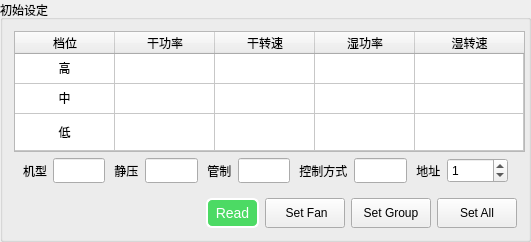
  <widget class="QGroupBox" name="groupBox_4">
   <property name="geometry">
    <rect>
     <x>110</x>
     <y>480</y>
     <width>531</width>
     <height>242</height>
    </rect>
   </property>
   <property name="minimumSize">
    <size>
     <width>531</width>
     <height>242</height>
    </size>
   </property>
   <property name="maximumSize">
    <size>
     <width>531</width>
     <height>242</height>
    </size>
   </property>
   <property name="title">
    <string>初始设定</string>
   </property>
   <layout class="QGridLayout" name="gridLayout_2">
    <item row="0" column="0">
     <widget class="QTableWidget" name="table_settings">
      <property name="sizePolicy">
       <sizepolicy hsizetype="Preferred" vsizetype="Preferred">
        <horstretch>0</horstretch>
        <verstretch>0</verstretch>
       </sizepolicy>
      </property>
      <property name="minimumSize">
       <size>
        <width>511</width>
        <height>121</height>
       </size>
      </property>
      <property name="maximumSize">
       <size>
        <width>511</width>
        <height>121</height>
       </size>
      </property>
      <property name="sizeAdjustPolicy">
       <enum>QAbstractScrollArea::AdjustToContents</enum>
      </property>
      <property name="gridStyle">
       <enum>Qt::SolidLine</enum>
      </property>
      <property name="rowCount">
       <number>3</number>
      </property>
      <property name="columnCount">
       <number>5</number>
      </property>
      <attribute name="horizontalHeaderVisible">
       <bool>true</bool>
      </attribute>
      <attribute name="horizontalHeaderCascadingSectionResizes">
       <bool>false</bool>
      </attribute>
      <attribute name="horizontalHeaderDefaultSectionSize">
       <number>100</number>
      </attribute>
      <attribute name="horizontalHeaderHighlightSections">
       <bool>true</bool>
      </attribute>
      <attribute name="horizontalHeaderMinimumSectionSize">
       <number>50</number>
      </attribute>
      <attribute name="horizontalHeaderShowSortIndicator" stdset="0">
       <bool>true</bool>
      </attribute>
      <attribute name="horizontalHeaderStretchLastSection">
       <bool>true</bool>
      </attribute>
      <attribute name="verticalHeaderVisible">
       <bool>false</bool>
      </attribute>
      <attribute name="verticalHeaderHighlightSections">
       <bool>false</bool>
      </attribute>
      <attribute name="verticalHeaderStretchLastSection">
       <bool>true</bool>
      </attribute>
      <row/>
      <row/>
      <row/>
      <column>
       <property name="text">
        <string>档位</string>
       </property>
      </column>
      <column>
       <property name="text">
        <string>干功率</string>
       </property>
      </column>
      <column>
       <property name="text">
        <string>干转速</string>
       </property>
      </column>
      <column>
       <property name="text">
        <string>湿功率</string>
       </property>
      </column>
      <column>
       <property name="text">
        <string>湿转速</string>
       </property>
      </column>
      <item row="0" column="0">
       <property name="text">
        <string>高</string>
       </property>
       <property name="textAlignment">
        <set>AlignCenter</set>
       </property>
       <property name="flags">
        <set>ItemIsEnabled</set>
       </property>
      </item>
      <item row="0" column="1">
       <property name="text">
        <string/>
       </property>
       <property name="textAlignment">
        <set>AlignCenter</set>
       </property>
       <property name="flags">
        <set>ItemIsSelectable|ItemIsEditable|ItemIsDragEnabled|ItemIsUserCheckable|ItemIsEnabled</set>
       </property>
      </item>
      <item row="0" column="2">
       <property name="text">
        <string/>
       </property>
       <property name="textAlignment">
        <set>AlignCenter</set>
       </property>
       <property name="flags">
        <set>ItemIsSelectable|ItemIsEditable|ItemIsDragEnabled|ItemIsUserCheckable|ItemIsEnabled</set>
       </property>
      </item>
      <item row="0" column="3">
       <property name="text">
        <string/>
       </property>
       <property name="textAlignment">
        <set>AlignCenter</set>
       </property>
       <property name="flags">
        <set>ItemIsSelectable|ItemIsEditable|ItemIsDragEnabled|ItemIsUserCheckable|ItemIsEnabled</set>
       </property>
      </item>
      <item row="0" column="4">
       <property name="text">
        <string/>
       </property>
       <property name="textAlignment">
        <set>AlignCenter</set>
       </property>
       <property name="flags">
        <set>ItemIsSelectable|ItemIsEditable|ItemIsDragEnabled|ItemIsUserCheckable|ItemIsEnabled</set>
       </property>
      </item>
      <item row="1" column="0">
       <property name="text">
        <string>中</string>
       </property>
       <property name="textAlignment">
        <set>AlignCenter</set>
       </property>
       <property name="flags">
        <set>ItemIsEnabled</set>
       </property>
      </item>
      <item row="1" column="1">
       <property name="text">
        <string/>
       </property>
       <property name="textAlignment">
        <set>AlignCenter</set>
       </property>
       <property name="flags">
        <set>ItemIsSelectable|ItemIsEditable|ItemIsDragEnabled|ItemIsUserCheckable|ItemIsEnabled</set>
       </property>
      </item>
      <item row="1" column="2">
       <property name="text">
        <string/>
       </property>
       <property name="textAlignment">
        <set>AlignCenter</set>
       </property>
       <property name="flags">
        <set>ItemIsSelectable|ItemIsEditable|ItemIsDragEnabled|ItemIsUserCheckable|ItemIsEnabled</set>
       </property>
      </item>
      <item row="1" column="3">
       <property name="text">
        <string/>
       </property>
       <property name="textAlignment">
        <set>AlignCenter</set>
       </property>
       <property name="flags">
        <set>ItemIsSelectable|ItemIsEditable|ItemIsDragEnabled|ItemIsUserCheckable|ItemIsEnabled</set>
       </property>
      </item>
      <item row="1" column="4">
       <property name="text">
        <string/>
       </property>
       <property name="textAlignment">
        <set>AlignCenter</set>
       </property>
       <property name="flags">
        <set>ItemIsSelectable|ItemIsEditable|ItemIsDragEnabled|ItemIsUserCheckable|ItemIsEnabled</set>
       </property>
      </item>
      <item row="2" column="0">
       <property name="text">
        <string>低</string>
       </property>
       <property name="textAlignment">
        <set>AlignCenter</set>
       </property>
       <property name="flags">
        <set>ItemIsEnabled</set>
       </property>
      </item>
      <item row="2" column="1">
       <property name="text">
        <string/>
       </property>
       <property name="textAlignment">
        <set>AlignCenter</set>
       </property>
       <property name="flags">
        <set>ItemIsSelectable|ItemIsEditable|ItemIsDragEnabled|ItemIsUserCheckable|ItemIsEnabled</set>
       </property>
      </item>
      <item row="2" column="2">
       <property name="text">
        <string/>
       </property>
       <property name="textAlignment">
        <set>AlignCenter</set>
       </property>
       <property name="flags">
        <set>ItemIsSelectable|ItemIsEditable|ItemIsDragEnabled|ItemIsUserCheckable|ItemIsEnabled</set>
       </property>
      </item>
      <item row="2" column="3">
       <property name="text">
        <string/>
       </property>
       <property name="textAlignment">
        <set>AlignCenter</set>
       </property>
       <property name="flags">
        <set>ItemIsSelectable|ItemIsEditable|ItemIsDragEnabled|ItemIsUserCheckable|ItemIsEnabled</set>
       </property>
      </item>
      <item row="2" column="4">
       <property name="text">
        <string/>
       </property>
       <property name="textAlignment">
        <set>AlignCenter</set>
       </property>
       <property name="flags">
        <set>ItemIsSelectable|ItemIsEditable|ItemIsDragEnabled|ItemIsUserCheckable|ItemIsEnabled</set>
       </property>
      </item>
     </widget>
    </item>
    <item row="1" column="0">
     <widget class="QWidget" name="widget" native="true">
      <layout class="QHBoxLayout" name="horizontalLayout">
       <item>
        <widget class="QLabel" name="label">
         <property name="text">
          <string>机型</string>
         </property>
        </widget>
       </item>
       <item>
        <widget class="QLineEdit" name="lineEdit_type">
         <property name="minimumSize">
          <size>
           <width>0</width>
           <height>25</height>
          </size>
         </property>
         <property name="maximumSize">
          <size>
           <width>16777215</width>
           <height>25</height>
          </size>
         </property>
        </widget>
       </item>
       <item>
        <widget class="QLabel" name="label_2">
         <property name="text">
          <string> 静压</string>
         </property>
        </widget>
       </item>
       <item>
        <widget class="QLineEdit" name="lineEdit_pressure">
         <property name="minimumSize">
          <size>
           <width>0</width>
           <height>25</height>
          </size>
         </property>
         <property name="maximumSize">
          <size>
           <width>16777215</width>
           <height>25</height>
          </size>
         </property>
        </widget>
       </item>
       <item>
        <widget class="QLabel" name="label_3">
         <property name="text">
          <string> 管制</string>
         </property>
        </widget>
       </item>
       <item>
        <widget class="QLineEdit" name="lineEdit_regulation">
         <property name="minimumSize">
          <size>
           <width>0</width>
           <height>25</height>
          </size>
         </property>
         <property name="maximumSize">
          <size>
           <width>16777215</width>
           <height>25</height>
          </size>
         </property>
        </widget>
       </item>
       <item>
        <widget class="QLabel" name="label_4">
         <property name="text">
          <string> 控制方式</string>
         </property>
        </widget>
       </item>
       <item>
        <widget class="QLineEdit" name="lineEdit_control">
         <property name="minimumSize">
          <size>
           <width>0</width>
           <height>25</height>
          </size>
         </property>
         <property name="maximumSize">
          <size>
           <width>16777215</width>
           <height>25</height>
          </size>
         </property>
        </widget>
       </item>
       <item>
        <widget class="QLabel" name="label_5">
         <property name="text">
          <string> 地址</string>
         </property>
        </widget>
       </item>
       <item>
        <widget class="QSpinBox" name="spinBox_InitAdress">
         <property name="minimumSize">
          <size>
           <width>0</width>
           <height>25</height>
          </size>
         </property>
         <property name="maximumSize">
          <size>
           <width>16777215</width>
           <height>25</height>
          </size>
         </property>
         <property name="maximum">
          <number>65535</number>
         </property>
         <property name="value">
          <number>1</number>
         </property>
        </widget>
       </item>
      </layout>
     </widget>
    </item>
    <item row="2" column="0">
     <spacer name="verticalSpacer_2">
      <property name="orientation">
       <enum>Qt::Vertical</enum>
      </property>
      <property name="sizeHint" stdset="0">
       <size>
        <width>20</width>
        <height>4</height>
       </size>
      </property>
     </spacer>
    </item>
    <item row="3" column="0">
     <layout class="QHBoxLayout" name="horizontalLayout_7">
      <item>
       <spacer name="horizontalSpacer">
        <property name="orientation">
         <enum>Qt::Horizontal</enum>
        </property>
        <property name="sizeHint" stdset="0">
         <size>
          <width>28</width>
          <height>20</height>
         </size>
        </property>
       </spacer>
      </item>
      <item>
       <widget class="QPushButton" name="pushButton_InitRead">
        <property name="minimumSize">
         <size>
          <width>0</width>
          <height>30</height>
         </size>
        </property>
        <property name="maximumSize">
         <size>
          <width>16777215</width>
          <height>30</height>
         </size>
        </property>
        <property name="styleSheet">
         <string notr="true">QPushButton{
    background-color: rgb(76, 218, 100);
	border-style: outset;
    border-width: 2px;
	border-radius: 6px;
    color: white;
	font-size: 14px;
}

QPushButton:hover{
    background-color: rgb(110, 230, 120);
}

QPushButton:pressed{
    background-color: rgb(50, 200, 80);
}

QPushButton:disabled{
    background-color: gray;
}</string>
        </property>
        <property name="text">
         <string>  Read  </string>
        </property>
       </widget>
      </item>
      <item>
       <widget class="QPushButton" name="pushButton_InitSetF">
        <property name="minimumSize">
         <size>
          <width>0</width>
          <height>30</height>
         </size>
        </property>
        <property name="maximumSize">
         <size>
          <width>16777215</width>
          <height>30</height>
         </size>
        </property>
        <property name="text">
         <string>  Set Fan </string>
        </property>
       </widget>
      </item>
      <item>
       <widget class="QPushButton" name="pushButton_InitSetG">
        <property name="minimumSize">
         <size>
          <width>0</width>
          <height>30</height>
         </size>
        </property>
        <property name="maximumSize">
         <size>
          <width>16777215</width>
          <height>30</height>
         </size>
        </property>
        <property name="text">
         <string>  Set Group  </string>
        </property>
       </widget>
      </item>
      <item>
       <widget class="QPushButton" name="pushButton_InitSetA">
        <property name="minimumSize">
         <size>
          <width>0</width>
          <height>30</height>
         </size>
        </property>
        <property name="maximumSize">
         <size>
          <width>16777215</width>
          <height>30</height>
         </size>
        </property>
        <property name="text">
         <string>  Set All  </string>
        </property>
       </widget>
      </item>
     </layout>
    </item>
   </layout>
   <zorder>table_settings</zorder>
   <zorder>widget</zorder>
   <zorder>verticalSpacer_2</zorder>
  </widget>
